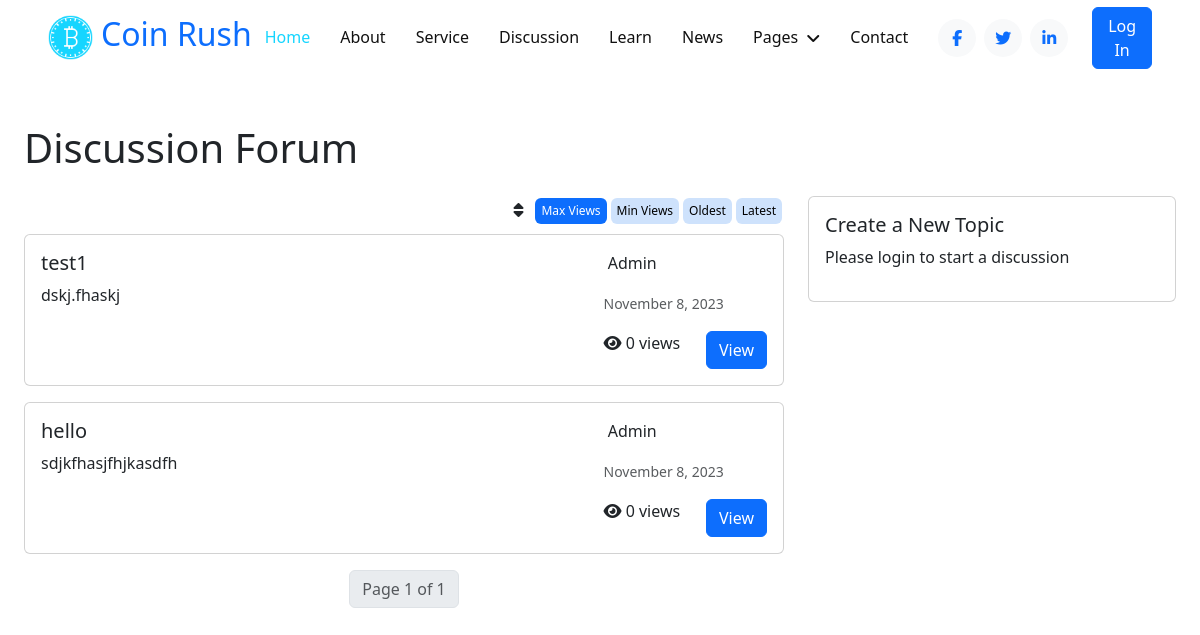
Page /discussion/ on the earlier database version.
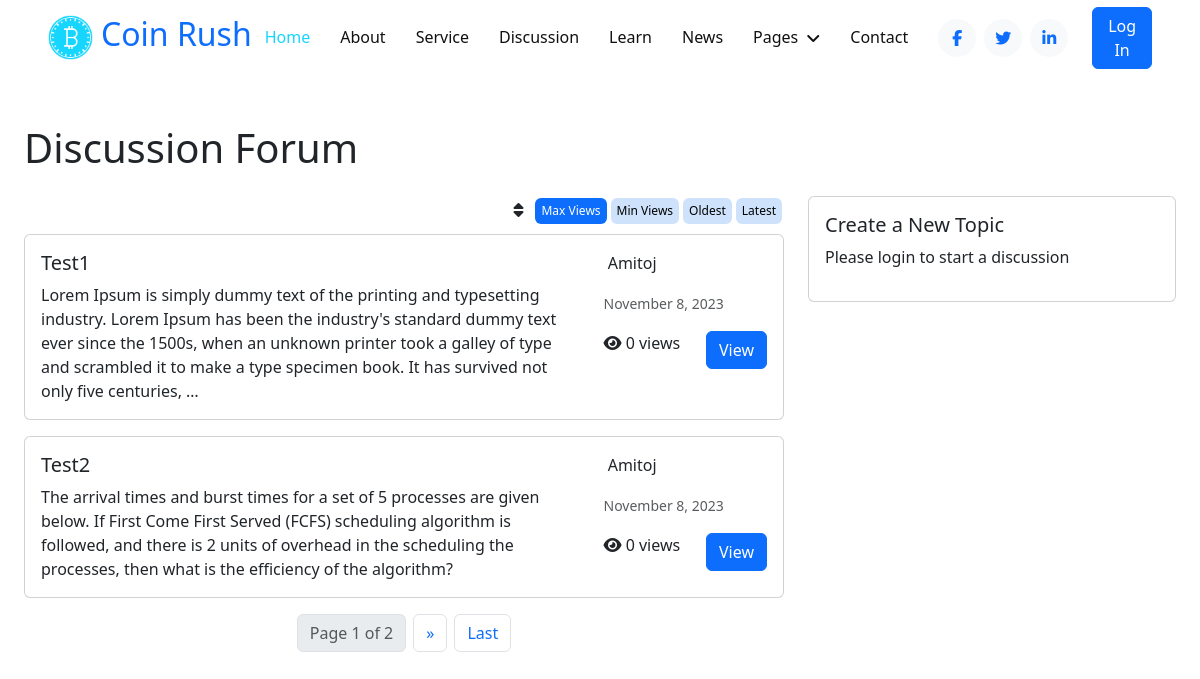
Same page on the later database version.
### coinRush/models.py (models this page shows, shortened)
class Post(models.Model):
    title = models.CharField(max_length=200)
    content = models.TextField()
    created_by = models.ForeignKey(User, on_delete=models.CASCADE)
    created_at = models.DateTimeField(auto_now_add=True)
    views=models.PositiveIntegerField(default=0)

class User(AbstractBaseUser, PermissionsMixin):
    email = models.EmailField(default="", unique=True, blank=True, max_length=255)
    name = models.CharField(max_length=255, blank=True, default="")
    profile_pic = models.ImageField(null=True, blank=True)
    photo_id = models.ImageField(null=True, blank=True)
    is_staff = models.BooleanField(default=False)
    is_active = models.BooleanField(default=True)
    is_superuser = models.BooleanField(default=False)
    created_date = models.DateTimeField(default=timezone.now())
    last_login = models.DateTimeField(blank=True, null=True)
    objects = AuthUserManager()
    USERNAME_FIELD = "email"
    EMAIL_FIELD = "email"
    REQUERIES_FIELD = []
    class Meta:
        verbose_name = "User"
        verbose_name_plural = "Users"

### coinRush/views.py (the view)
# urls.py: path("discussion/", views.discussion, name="discussion"),
def discussion(request):
    ord_by=request.GET.get("order_by")
    order_string="-views"
    if ord_by==None or ord_by=='max-views' or ord_by=="":
        order_string = "-views"
    elif ord_by=='min-views':
        order_string='views'
    elif ord_by=='latest':
        order_string='-created_at'
    elif ord_by=='oldest':
        order_string = 'created_at'
    post_list = Post.objects.all().order_by(
        order_string
    )  # Replace with your queryset for your posts
    paginator = Paginator(post_list, 2)  # Show 5 posts per page
    page = request.GET.get("page")
    posts = paginator.get_page(page)
    if request.method == "POST":
        form = PostForm(request.POST)
        if form.is_valid():
            post = form.save(commit=False)
            post.created_by = request.user  # Assign the logged-in user
            post.save()
            return redirect("discussion")
    else:
        form = PostForm()
    return render(request, "posts/discussion_all.html", {"posts": posts, "form": form})

### coinRush/templates/posts/discussion_all.html (shortened to what this page needs)
{% extends "Base/base.html" %}
{% load static %}
{% block extraHead %}
    <link rel="stylesheet" href="{% static 'css/news.css' %}">
{% endblock extraHead %}
{% block content %}
  <div class="container-fluid">
    <h1 class="mt-5">Discussion Forum</h1>
    <div class="row mt-4">
        <div class="col-lg-8">
               <ul id="discussion-sort" class="nav nav-pills d-flex justify-content-end mb-2">
    <li class="nav-item">
        <span class="mx-2"><i class="fa fa-sort"></i></span>
    </li>
    <li class="nav-item">
        <a class="nav-link {% if request.GET.order_by == 'max-views' or request.GET.order_by == None  or request.GET.order_by == '' %} active {% else %} inactive {% endif %}" aria-current="page" href="?order_by=max-views">Max Views</a>
    </li>
    <li class="nav-item">
        <a class="nav-link{% if request.GET.order_by == 'min-views' %} active {% else %} inactive {% endif %}" href="?order_by=min-views">Min Views</a>
    </li>
    <li class="nav-item">
        <a class="nav-link{% if request.GET.order_by == 'oldest' %} active {% else %} inactive {% endif %}" href="?order_by=oldest">Oldest</a>
    </li>
    <li class="nav-item">
        <a class="nav-link{% if request.GET.order_by == 'latest' %} active {% else %} inactive {% endif %}" href="?order_by=latest">Latest</a>
    </li>
</ul>
            {% for post in posts %}
                <div class="card mb-3">
                    <div class="card-body row">
                        <div class="col-md-9">
                            <h5 class="card-title">{{ post.title }}</h5>
                            <p class="card-text">
                                {{ post.content|truncatewords:50 }}
                            </p>
                        </div>
                        <div class="d-md-block d-none col-md-3 d-flex-column ">
                            <p class="card-text"><img src={{post.created_by.profile_pic}}>
                                <span class="text-bold">{{ post.created_by.name | title }}</span></p>
                            <p class="card-text"><small class="text-muted">{{ post.created_at|date:"F j, Y" }}</small></p>
                             <p class="card-text d-flex justify-content-between "><span><i class="fa fa-eye"></i> {{ post.views }} views</span> <a href="{% url 'discussion_single' post.id %}?fl=true" class="btn btn-primary">View</a></p>
                        </div>
                    </div>
                </div>
            {% endfor %}
            <div class="pagination  justify-content-center">
                <ul class="pagination gap-2">
                    <li class="page-item disabled">
                        <span class="page-link btn btn-light">Page {{ posts.number }} of {{ posts.paginator.num_pages }}</span>
                    </li>
                    {% if posts.has_next %}
                        <li class="page-item">
                            <a class="page-link btn btn-light" href="?page={{ posts.next_page_number }}" aria-label="Next">
                                <span aria-hidden="true">&raquo;</span>
                            </a>
                        </li>
                        <li class="page-item">
                            <a class="page-link btn btn-light" href="?page={{ posts.paginator.num_pages }}" aria-label="Last">
                                <span aria-hidden="true">Last</span>
                            </a>
                        </li>
                    {% endif %}
                </ul>
            </div>
        </div>
        <div class="col-lg-4">
            <div class="card">
                <div class="card-body">
                    <h5 class="card-title">Create a New Topic</h5>
                    {% if user.is_authenticated %}
                    <form id="newTopicForm" method="post">
                        {% csrf_token %}
                        <div class="form-group">
                              {{ form.title.label_tag }}
                              {{ form.title }}
                        </div>
                        <div class="form-group">
                            {{ form.content.label_tag }}
                              {{ form.content }}
                        </div>
                        <button type="submit" class="btn btn-primary mt-2">Create Topic</button>
                    </form>
                    </form>
                    {% else %}
                        <p>Please login to start a discussion</p>
                    {% endif %}
                </div>
            </div>
        </div>
    </div>
</div>
{% endblock content %}

### coinRush/templates/Base/base.html (shortened to what this page needs)
{% load static %}
<!DOCTYPE html>
<html lang="en">
<head>
    <link rel="stylesheet" href="https://cdnjs.cloudflare.com/ajax/libs/font-awesome/6.4.2/css/all.min.css"
 />
    <link href="https://cdn.jsdelivr.net/npm/bootstrap@5.3.2/dist/css/bootstrap.min.css" rel="stylesheet"
>
    <link rel="stylesheet" href="https://cdn.jsdelivr.net/npm/bootstrap-icons@1.3.0/font/bootstrap-icons.css">
    {% load static %}
    <link rel="stylesheet" href="{% static 'css/styles.css' %}" />
    {% block extraHead %}
    {% endblock extraHead %}
</head>
<body>
    {% include 'Base/navbar.html' %}
    <div class="container-fluid">
        {% block content %}
        {% endblock %}
    </div>
</body>
</html>

### coinRush/templates/Base/navbar.html (shortened to what this page needs)
{% load static %}
<nav class="navbar navbar-expand-lg bg-white navbar-light sticky-top p-0 px-4 px-lg-5">
    <a href="{% url 'home' %}" class="navbar-brand d-flex align-items-center">
        <h2 class="m-0 text-primary"><img class="img-fluid me-2" src="{% static 'images/icon-1.png' %}" alt=""
                style="width: 45px;">Coin Rush</h2>
    </a>
    <div class="collapse navbar-collapse" id="navbarCollapse">
        <div class="navbar-nav ms-auto py-4 py-lg-0">
            <a href="{% url 'home' %}" class="nav-item nav-link active">Home</a>
            <a href="{% url 'about' %}" class="nav-item nav-link">About</a>
            <a href="{% url 'services' %}" class="nav-item nav-link">Service</a>
            <a href="{% url 'discussion' %}" class="nav-item nav-link">Discussion</a>
            <a href="{% url 'courses' %}" class="nav-item nav-link">Learn</a>
            <a href="{% url 'news' %}" class="nav-item nav-link">News</a>
            <div class="nav-item dropdown">
                <a href="#" class="nav-link dropdown-toggle" data-bs-toggle="dropdown">Pages</a>
            </div>
            <a href="contact.html" class="nav-item nav-link">Contact</a>
        </div>
        <div class="h-100 d-lg-inline-flex align-items-center d-none me-4">
            <a class="btn btn-square rounded-circle bg-light text-primary me-2" href=""><i
                    class="fab fa-facebook-f"></i></a>
            <a class="btn btn-square rounded-circle bg-light text-primary me-2" href=""><i
                    class="fab fa-twitter"></i></a>
            <a class="btn btn-square rounded-circle bg-light text-primary me-0" href=""><i
                    class="fab fa-linkedin-in"></i></a>
        </div>
        <div class="d-flex">
            {% if user.is_authenticated %}
            <a href="{% url 'redirect_to_login' %}" class="btn btn-primary">
                Log Out
            </a>
            {% else %}
                <a href="{% url 'redirect_to_login' %}" class="btn btn-primary">Log In</a>
            {% endif %}
        </div>
    </div>
</nav>

### coinRush/static/css/styles.css (style rules this page uses)
:root { --primary: #16D5FF; --secondary: #999999; --light: #F2F8FE; --dark: #111111; }
h4, h5, h6, .h4, .h5, .h6 { font-weight: 500 !important; }
.btn { font-weight: 500; transition: .5s; }
.btn.btn-primary { color: #FFFFFF; }
.btn-square { width: 38px; height: 38px; }
.btn-square, .btn-sm-square, .btn-lg-square { padding: 0; display: flex; align-items: center; justify-content: center; font-weight: normal; }
.navbar.sticky-top { top: -100px; transition: .5s; }
.navbar .navbar-brand { height: 75px; }
.navbar .navbar-nav .nav-link { margin-right: 30px; padding: 25px 0; color: var(--dark); font-weight: 500; outline: none; }
.navbar .navbar-nav .nav-link:hover, .navbar .navbar-nav .nav-link.active { color: var(--primary); }
.navbar .dropdown-toggle::after { border: none; content: "\f107"; font-family: "Font Awesome 5 Free"; font-weight: 900; vertical-align: middle; margin-left: 8px; }

### coinRush/static/css/news.css (style rules this page uses)
* { box-sizing: border-box; padding: 0; margin: 0; }

### coinRush/templates/posts/discussion_all.html (style rules this page uses)
#discussion-sort .nav-link { font-size: 12px; padding: 4px 6px; }
#discussion-sort .inactive { color:black; background-color:rgba(13, 111, 237,0.2) }
#discussion-sort .nav-item { padding:2px; }

Differences in the rows shown:
removed Post: title "hello", content "sdjkfhasjfhjkasdfh", created_by.name "Admin", created_at "November 8, 2023", views "0"
changed Post: title "test1" → "Test1"; content "dskj.fhaskj" → "Lorem Ipsum is simply dummy text of the printing and typesetting industry. Lorem Ipsum has been the industry's standard dummy text ever since the 1500s, when an unknown printer took a galley of type and scrambled it to make a type specimen book. It has survived not only five centuries, …"; created_by.name "Admin" → "Amitoj"
added Post: title "Test2", content "The arrival times and burst times for a set of 5 processes are given below. If First Come First Served (FCFS) scheduling algorithm is followed, and there is 2 units of overhead in the scheduling the processes, then what is the efficiency of the algorithm?", created_by.name "Amitoj", created_at "November 8, 2023", views "0"
Other differences:
{{ posts.paginator.num_pages }}: "1" → "2"
text now shown: "» Last"
